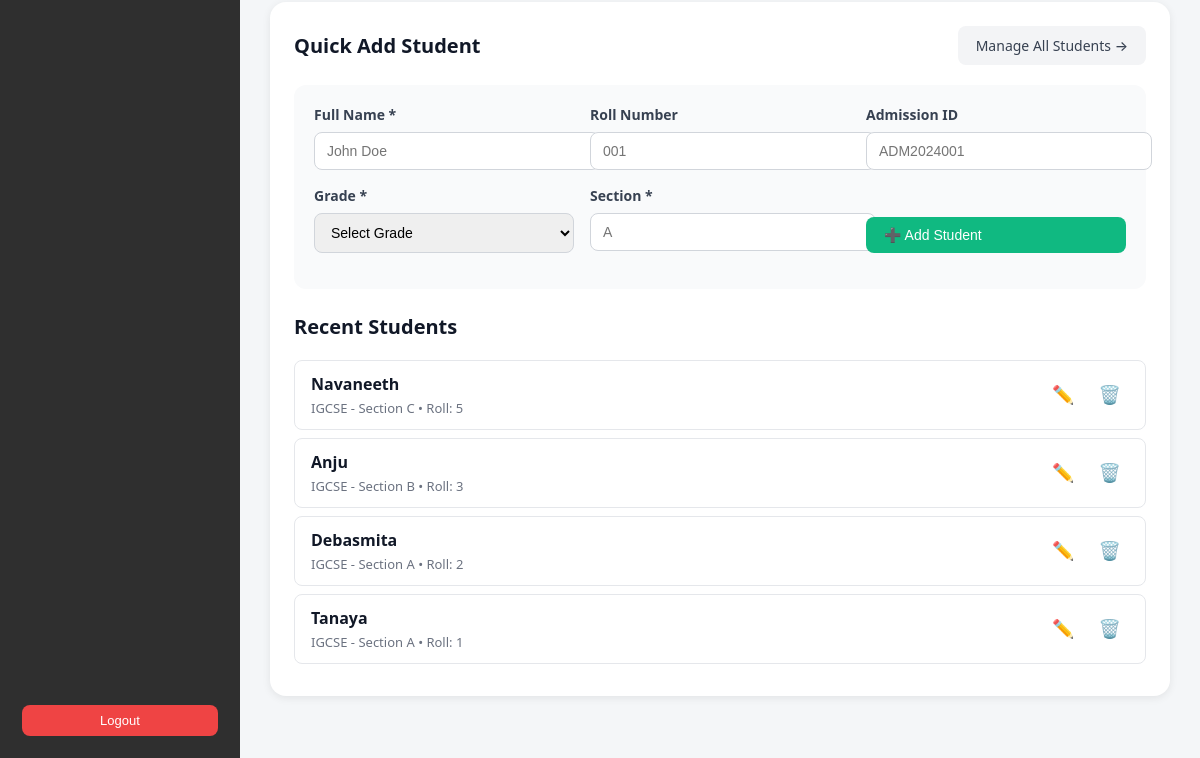
The page /teacher/ (signed in, lower part) on the database as committed earlier.
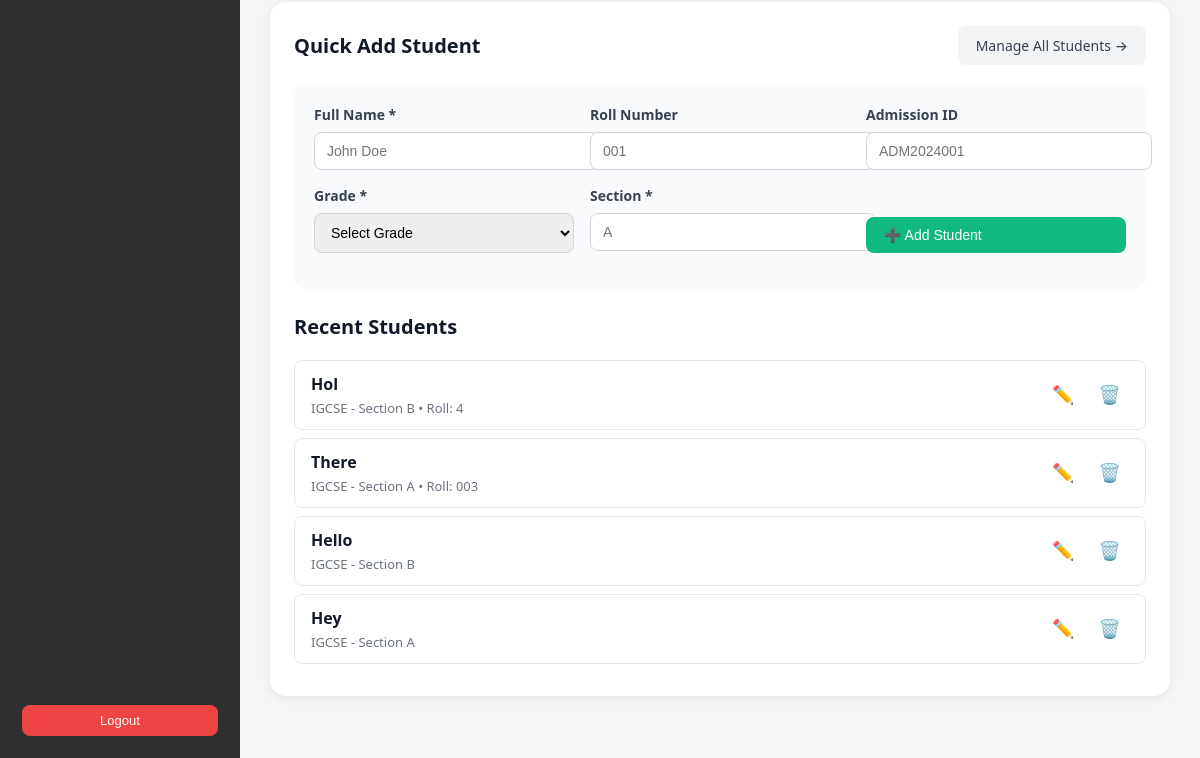
The same page on the database as committed later.
### core/models.py (models this page shows, shortened)
class Student(models.Model):
    user = models.OneToOneField(
        User,
        on_delete=models.CASCADE,
        related_name='student_profile',
        null=True,
        blank=True
    )
    full_name = models.CharField(max_length=200)
    roll_number = models.CharField(max_length=50, blank=True)
    admission_id = models.CharField(max_length=50, blank=True)
    grade = models.ForeignKey(Grade, on_delete=models.CASCADE)
    section = models.CharField(max_length=10)  # A, B, C
    created_by = models.ForeignKey(User, on_delete=models.CASCADE, related_name='created_students')
    created_at = models.DateTimeField(auto_now_add=True)
    class Meta:
        unique_together = ("grade", "section", "roll_number")
        ordering = ["grade", "section", "roll_number"]

class Grade(models.Model):
    name = models.CharField(max_length=50)
    class Meta:
        ordering = ["name"]
        verbose_name = "Grade"
        verbose_name_plural = "Grades"

### core/views.py (the view)
# urls.py: path("teacher/", views.teacher_dashboard, name="teacher_dashboard"),
@login_required
def teacher_dashboard(request):
    from core.models import Test, Question, Student, ClassGroup, Grade
    tests_count = Test.objects.filter(created_by=request.user).count()
    questions_count = Question.objects.filter(created_by=request.user).count()
    students_count = Student.objects.filter(created_by=request.user).count()
    groups_count = ClassGroup.objects.filter(created_by=request.user).count()
    recent_students = Student.objects.filter(
        created_by=request.user
    ).select_related('grade').order_by('-created_at')[:10]
    grades = Grade.objects.all()
    return render(request, 'teacher/teacher_dashboard.html', {
        'tests_count': tests_count,
        'questions_count': questions_count,
        'students_count': students_count,
        'groups_count': groups_count,
        'recent_students': recent_students,
        'grades': grades,
    })

### templates/teacher/teacher_dashboard.html (shortened to what this page needs)
{% extends "teacher/teacher_base.html" %}
{% load static %}
{% block content %}
<div class="dashboard-container">
  <div class="add-student-section">
    <div class="section-header">
      <h3>Quick Add Student</h3>
      <a href="{% url 'students_list' %}" class="btn secondary">Manage All Students →</a>
    </div>
    <form id="addStudentForm" class="add-student-form">
      <div class="form-row">
        <div class="form-group">
          <label for="fullName">Full Name *</label>
          <input type="text" id="fullName" name="full_name" required placeholder="John Doe">
        </div>
        <div class="form-group">
          <label for="rollNumber">Roll Number</label>
          <input type="text" id="rollNumber" name="roll_number" placeholder="001">
        </div>
        <div class="form-group">
          <label for="admissionId">Admission ID</label>
          <input type="text" id="admissionId" name="admission_id" placeholder="ADM2024001">
        </div>
      </div>
      <div class="form-row">
        <div class="form-group">
          <label for="grade">Grade *</label>
          <select id="grade" name="grade" required>
            <option value="">Select Grade</option>
          </select>
        </div>
        <div class="form-group">
          <label for="section">Section *</label>
          <input type="text" id="section" name="section" required placeholder="A" maxlength="10">
        </div>
        <div class="form-group" style="display: flex; align-items: flex-end;">
          <button type="submit" class="btn success" style="width: 100%;">
            ➕ Add Student
          </button>
        </div>
      </div>
    </form>
    <div class="section-header" style="margin-top: 24px;">
      <h3>Recent Students</h3>
    </div>
    <div class="students-list" id="studentsList">
      {% if recent_students %}
        {% for student in recent_students %}
          <div class="student-item" data-student-id="{{ student.id }}">
            <div class="student-info">
              <p class="student-name">{{ student.full_name }}</p>
              <p class="student-details">
                {{ student.grade.name }} - Section {{ student.section }}
                {% if student.roll_number %} • Roll: {{ student.roll_number }}{% endif %}
              </p>
            </div>
            <div class="student-actions">
              <button class="icon-btn" onclick="editStudent({{ student.id }})" title="Edit">
                ✏️
              </button>
              <button class="icon-btn delete" onclick="deleteStudent({{ student.id }})" title="Delete">
                🗑️
              </button>
            </div>
          </div>
        {% endfor %}
      {% else %}
        <div class="empty-state">
          <div class="empty-state-icon">👨‍🎓</div>
          <p>No students added yet. Add your first student above!</p>
        </div>
      {% endif %}
    </div>
  </div>
</div>
{% endblock %}

Rows that differ between the two databases and show on the page:
removed Student: full_name "Navaneeth", grade.name "IGCSE", section "C", roll_number "5"
removed Student: full_name "Anju", grade.name "IGCSE", section "B", roll_number "3"
removed Student: full_name "Debasmita", grade.name "IGCSE", section "A", roll_number "2"
removed Student: full_name "Tanaya", grade.name "IGCSE", section "A", roll_number "1"
added Student: full_name "Hol", grade.name "IGCSE", section "B", roll_number "4"
added Student: full_name "There", grade.name "IGCSE", section "A", roll_number "003"
added Student: full_name "Hello", grade.name "IGCSE", section "B"
added Student: full_name "Hey", grade.name "IGCSE", section "A"
